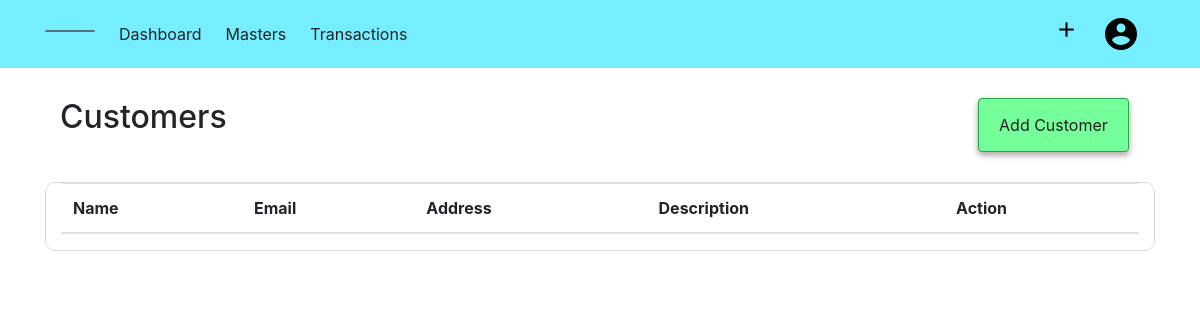
The page /customer (signed in) on the database as committed earlier.
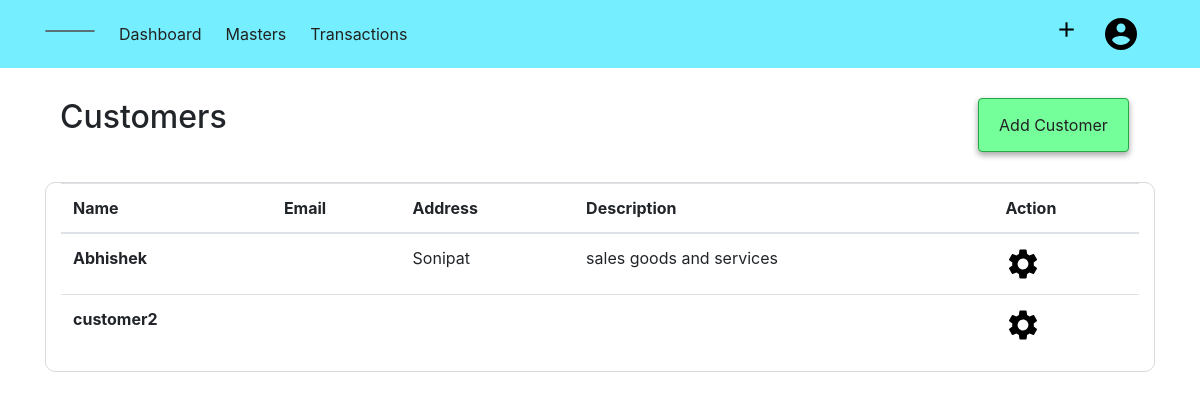
The same page on the database as committed later.
### acsystem/models.py (models this page shows, shortened)
class Customer(db.Model):
    id = db.Column(db.Integer, primary_key=True)
    name = db.Column(db.String(40), nullable=False)
    first = db.Column(db.String(40))
    last = db.Column(db.String(40))
    mailingname = db.Column(db.String(40))
    address = db.Column(db.String(100))
    country = db.Column(db.String(30))
    state = db.Column(db.String(30))
    pin = db.Column(db.Integer)
    email = db.Column(db.String(50))
    phoneno = db.Column(db.Integer)
    gstno = db.Column(db.Integer)
    openingbalance = db.Column(db.Integer, default=0, nullable=False)
    currentbalance = db.Column(db.Integer, default=0, nullable=False)
    description = db.Column(db.Text)
    company_id = db.Column(db.Integer, db.ForeignKey('company.id', ondelete="CASCADE"), nullable=False)

### acsystem/customer/routes.py (the view)
@customers.route('/customer')
@login_required
def customerlist():
    if current_user.activecompany == 0:
        flash(f"No Company is Activated! ","warning")
        return redirect(url_for('company.companies'))
    customers = Customer.query.filter_by(company_id = current_user.activecompany).all()
    return render_template('customertemplate/customerlist.html', title='Customers', customers=customers)

### acsystem/models.py (called while the page is built)
@login_manager.user_loader
def load_user(user_id):
    return User.query.get(int(user_id))

### acsystem/templates/customertemplate/customerlist.html
{% extends "layout.html"%}
{% block content %}
<div class="container">
    <div class="container-fluid">
        <h2 class="float-left">Customers</h2>
        <ul class="nav justify-content-end">
            <li class="btn btn-success">
                <a class="nav-link" href="{{ url_for('customers.addcustomer') }}">Add Customer</a>
            </li>
        </ul>
    </div>
    <div class="container-fluid" style="border:1px solid rgb(218, 218, 218); border-radius:10px;">
        <table class="table table-hover">
            <thead>
                <tr>
                    <th scope="col">Name</th>
                    <th scope="col">Email</th>
                    <th scope="col">Address</th>
                    <th scope="col">Description</th>
                    <th scope="col">Action</th>
                </tr>
            </thead>
            <tbody>
                {% for customer in customers %}
                <tr>
                    <th scope="row">{{customer.name }}</th>
                    <td>{{ customer.email }}</td>
                    <td>{{ customer.address }}</td>
                    <td>{{ customer.description }}</td>
                    <td>
                        <a href="{{ url_for('customers.showcustomer', customer_id = customer.id) }}">
                        <img src="{{ url_for('static',filename='images/setting.png') }}" alt="Setting">
                        </a>
                    </td>
                {% endfor %}
            </tbody>
        </table>
    </div>
</div>
{% endblock content %}

Rows that differ between the two databases and show on the page:
added Customer: name "Abhishek", address "Sonipat", description "sales goods and services"
added Customer: name "customer2"
